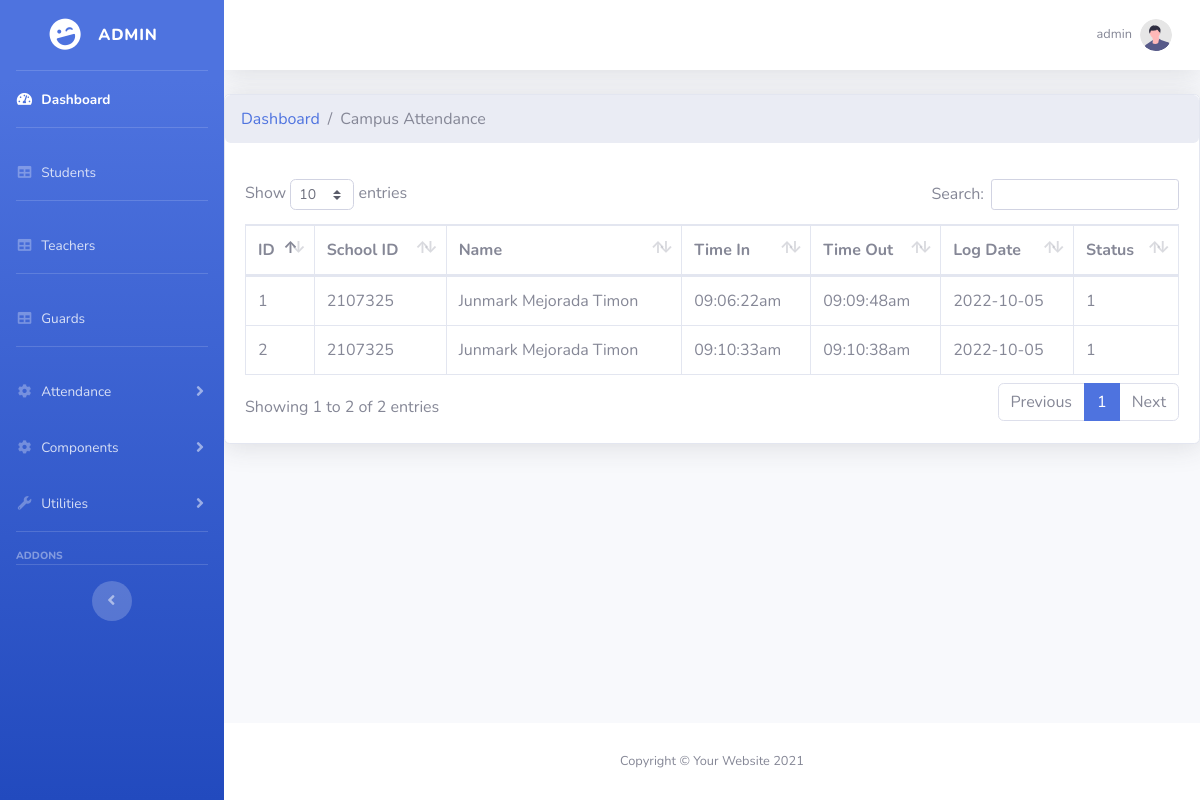
The page /admin/campus_attendance.php (signed in) on the database as committed earlier.
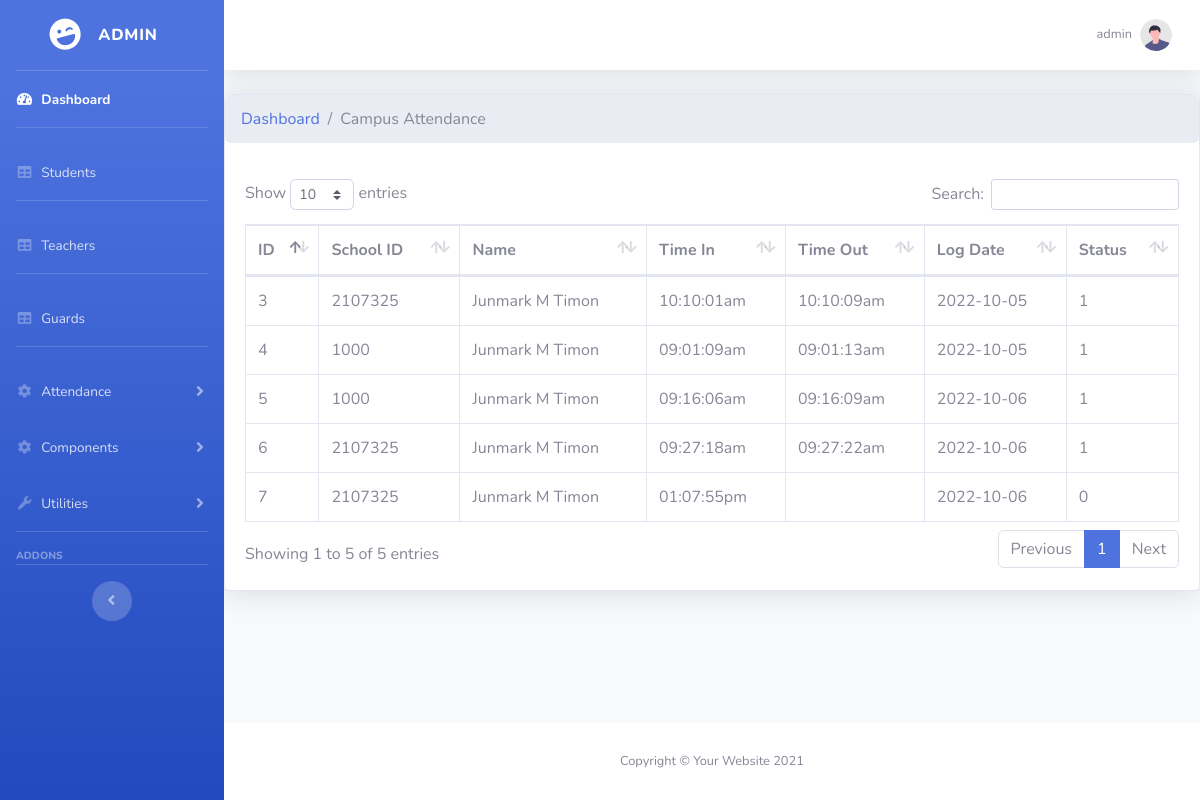
The same page on the database as committed later.
### tables this page shows
CREATE TABLE `tbl_main_attendance` (
  `id` int(11) NOT NULL,
  `student_id` varchar(150) NOT NULL,
  `time_in` varchar(255) NOT NULL,
  `time_out` varchar(255) DEFAULT NULL,
  `log_date` varchar(150) NOT NULL,
  `status` int(1) NOT NULL,
  `gate` int(1) NOT NULL,
  `date_created` timestamp(5) NOT NULL DEFAULT current_timestamp(5)
);

CREATE TABLE `tbl_student` (
  `id` int(11) NOT NULL,
  `school_id` int(11) NOT NULL,
  `fname` varchar(160) NOT NULL,
  `mname` varchar(160) NOT NULL,
  `lname` varchar(160) NOT NULL,
  `year_level` varchar(5) NOT NULL,
  `contact_no` varchar(11) NOT NULL,
  `date_created` timestamp(5) NOT NULL DEFAULT current_timestamp(5)
);

### admin/campus_attendance.php (the view, shortened to what this page needs)
<?php
    include '../process.php';
    include 'include/header.php';
    include 'include/sidebar.php';
    include 'include/topbar.php';
?>
    <div class="card shadow mb-4">
        <nav aria-label="breadcrumb">
            <ol class="breadcrumb">
                <li class="breadcrumb-item"><a href="index.php">Dashboard</a></li>
                <li class="breadcrumb-item active" aria-current="page">Campus Attendance</li>
            </ol>
        </nav>
        <div class="card-body">
            <div class="table-responsive">
                <table class="table table-bordered" id="dataTable1" width="100%" cellspacing="0">
                    <thead>
                        <tr>
                            <th>ID</th>
                            <th>School ID</th>
                            <th>Name</th>
                            <th>Time In</th>
                            <th>Time Out</th>
                            <th>Log Date</th>
                            <th>Status</th>
                        </tr>
                    </thead>
                    <tbody>
                        <?php
                            $query = "SELECT * FROM tbl_main_attendance";
                            $query_run = mysqli_query($connection,$query);
                        ?>
                        <?php
                            if (mysqli_num_rows($query_run) > 0){
                                while($row = mysqli_fetch_assoc($query_run)){
                                    $student_name = $row['student_id'];
                                    $query1 = "SELECT * FROM tbl_student WHERE school_id = '$student_name'";
                                    $query_run1 = mysqli_query($connection,$query1);
                                    if (mysqli_num_rows($query_run1) > 0){
                                        while($row1 = mysqli_fetch_assoc($query_run1)){
                                            $student_complete_name = $row1['fname'] . " " . $row1['mname'] . " " . $row1['lname'];
                                        }
                                    }
                        ?>
                                    <tr style="text-transform: capitalize;">
                                        <td>
                                            <?php echo htmlspecialchars($row['id']); ?>
                                        </td>
                                        <td>
                                            <?php echo htmlspecialchars($row['student_id']); ?>
                                        </td>
                                        <td>
                                            <?php echo htmlspecialchars($student_complete_name); ?>
                                        </td>
                                        <td>
                                            <?php echo htmlspecialchars($row['time_in']); ?>
                                        </td>
                                        <td>
                                            <?php echo htmlspecialchars($row['time_out']); ?>
                                        </td>
                                        <td>
                                            <?php echo htmlspecialchars($row['log_date']); ?>
                                        </td>
                                        <td>
                                            <?php echo htmlspecialchars($row['status']); ?>
                                        </td>
                                    </tr>
                    <?php
                                }
                            }
                    ?>
                    </tbody>
                </table>
            </div>
        </div>
    </div>
<?php
    include 'include/footer.php';
?>

### admin/include/header.php (shortened to what this page needs)
<!DOCTYPE html>
<html lang="en">
<head>
    <link href="vendor/fontawesome-free/css/all.min.css" rel="stylesheet" type="text/css">
   <link href="css/sb-admin-2.min.css" rel="stylesheet">
    <link href="css/buttons.dataTables.min.css" rel="stylesheet">
     <link href="vendor/datatables/dataTables.bootstrap4.min.css" rel="stylesheet">
</head>
<body id="page-top">

### admin/include/sidebar.php (shortened to what this page needs)
<div id="wrapper">
<ul class="navbar-nav bg-gradient-primary sidebar sidebar-dark accordion" id="accordionSidebar">
    <a class="sidebar-brand d-flex align-items-center justify-content-center" href="index.php">
        <div class="sidebar-brand-icon rotate-n-15">
            <i class="fas fa-laugh-wink"></i>
        </div>
        <div class="sidebar-brand-text mx-3"> <?php echo $_SESSION['username']; ?> </div>
    </a>
    <hr class="sidebar-divider my-0">
    <li class="nav-item active">
        <a class="nav-link" href="index.php">
            <i class="fas fa-fw fa-tachometer-alt"></i>
            <span>Dashboard</span></a>
    </li>
     <hr class="sidebar-divider">
    <li class="nav-item">
        <a class="nav-link" href="students.php">
            <i class="fas fa-fw fa-table"></i>
            <span>Students</span></a>
    </li>
     <hr class="sidebar-divider">
    <li class="nav-item">
        <a class="nav-link" href="teachers.php">
            <i class="fas fa-fw fa-table"></i>
            <span>Teachers</span></a>
    </li>
     <hr class="sidebar-divider">
    <li class="nav-item">
        <a class="nav-link" href="guards.php">
            <i class="fas fa-fw fa-table"></i>
            <span>Guards</span></a>
    </li>
    <hr class="sidebar-divider">
    <li class="nav-item">
        <a class="nav-link collapsed" href="#" data-toggle="collapse" data-target="#collapseTwo"
            aria-expanded="true" aria-controls="collapseTwo">
            <i class="fas fa-fw fa-cog"></i>
            <span>Attendance</span>
        </a>
    </li>
    <li class="nav-item">
        <a class="nav-link collapsed" href="#" data-toggle="collapse" data-target="#collapseTwo"
            aria-expanded="true" aria-controls="collapseTwo">
            <i class="fas fa-fw fa-cog"></i>
            <span>Components</span>
        </a>
    </li>
    <li class="nav-item">
        <a class="nav-link collapsed" href="#" data-toggle="collapse" data-target="#collapseUtilities"
            aria-expanded="true" aria-controls="collapseUtilities">
            <i class="fas fa-fw fa-wrench"></i>
            <span>Utilities</span>
        </a>
    </li>
    <hr class="sidebar-divider">
    <div class="sidebar-heading">
        Addons
    </div>
    <hr class="sidebar-divider d-none d-md-block">
    <div class="text-center d-none d-md-inline">
        <button class="rounded-circle border-0" id="sidebarToggle"></button>
    </div>
</ul>
        <div id="content-wrapper" class="d-flex flex-column">
    <div id="content">

### admin/include/topbar.php (shortened to what this page needs)
<nav class="navbar navbar-expand navbar-light bg-white topbar mb-4 static-top shadow">
<ul class="navbar-nav ml-auto">
    <li class="nav-item dropdown no-arrow">
        <a class="nav-link dropdown-toggle" href="#" id="userDropdown" role="button"
            data-toggle="dropdown" aria-haspopup="true" aria-expanded="false">
            <span class="mr-2 d-none d-lg-inline text-gray-600 small"> <?php echo $_SESSION['username']; ?> </span>
            <img class="img-profile rounded-circle"
                src="img/undraw_profile.svg">
        </a>
    </li>
</ul>
</nav>

### admin/include/footer.php (shortened to what this page needs)
</div>
            <footer class="sticky-footer bg-white">
                <div class="container my-auto">
                    <div class="copyright text-center my-auto">
                        <span>Copyright &copy; Your Website 2021</span>
                    </div>
                </div>
            </footer>
        </div>
    </div>
</body>
</html>

Rows that differ between the two databases and show on the page:
removed tbl_main_attendance: id "1", student "2107325", tbl_student.fname+mname+lname "Junmark Mejorada Timon", time_in "09:06:22am", time_out "09:09:48am", log_date "2022-10-05", status "1"
removed tbl_main_attendance: id "2", student "2107325", tbl_student.fname+mname+lname "Junmark Mejorada Timon", time_in "09:10:33am", time_out "09:10:38am", log_date "2022-10-05", status "1"
added tbl_main_attendance: id "3", student "2107325", tbl_student.fname+mname+lname "Junmark M Timon", time_in "10:10:01am", time_out "10:10:09am", log_date "2022-10-05", status "1"
added tbl_main_attendance: id "4", student "1000", time_in "09:01:09am", time_out "09:01:13am", log_date "2022-10-05", status "1"
added tbl_student: student_complete_name "Junmark M Timon"
added tbl_main_attendance: id "5", student "1000", time_in "09:16:06am", time_out "09:16:09am", log_date "2022-10-06", status "1"
added tbl_main_attendance: id "6", student "2107325", tbl_student.fname+mname+lname "Junmark M Timon", time_in "09:27:18am", time_out "09:27:22am", log_date "2022-10-06", status "1"
added tbl_main_attendance: id "7", student "2107325", tbl_student.fname+mname+lname "Junmark M Timon", time_in "01:07:55pm", log_date "2022-10-06", status "0"
Other text that changed with them:
text written by a page script: "Show entries Search: Showing 1 to 2 of 2 entries Previous 1 Next" → "Show entries Search: Showing 1 to 5 of 5 entries Previous 1 Next"
